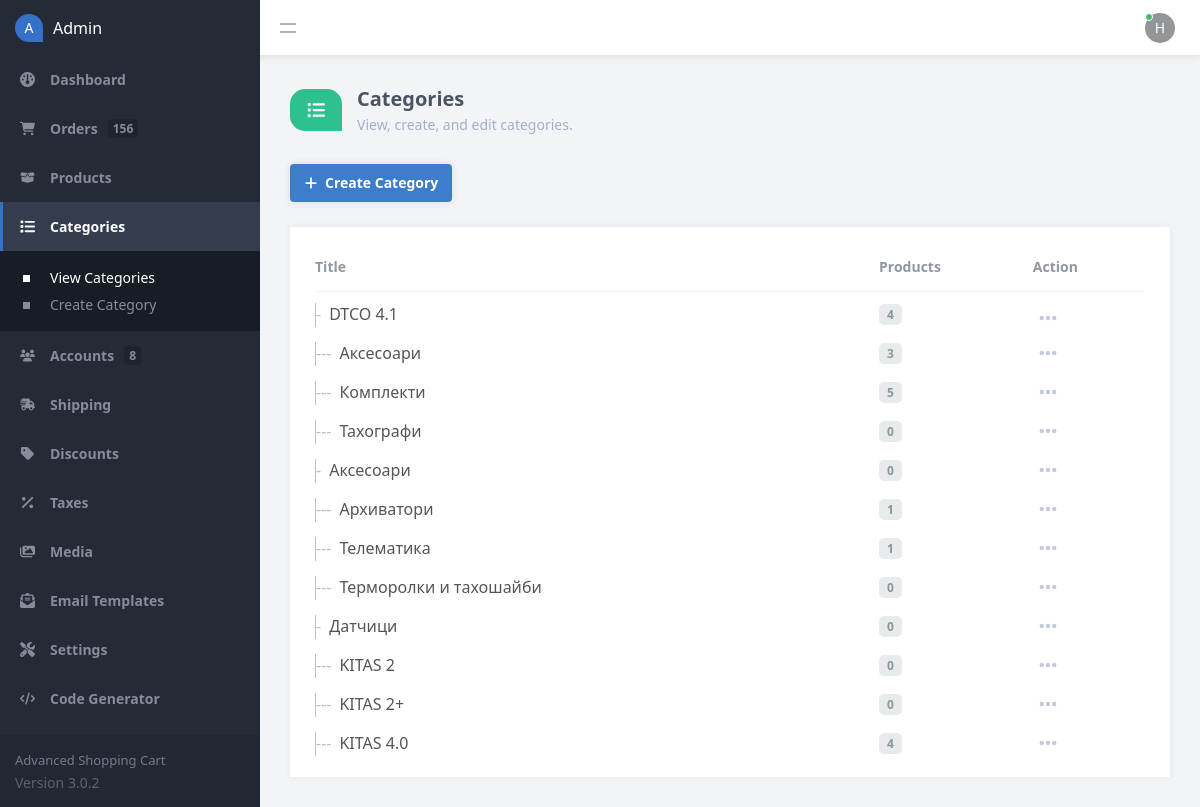
/admin/index.php?page=categories (signed in), run on the app's committed database.
### tables this page shows
CREATE TABLE `categories` (
  `id` int(11) NOT NULL,
  `title` varchar(255) NOT NULL,
  `parent_id` int(11) NOT NULL DEFAULT 0
);

### admin/index.php (called while the page is built, shortened)
<?php
include '../functions.php';
$pdo = pdo_connect_mysql();
$page = isset($_GET['page']) && file_exists($_GET['page'] . '.php') ? $_GET['page'] : 'dashboard';
$accounts_total = $pdo->query('SELECT COUNT(*) AS total FROM accounts')->fetchColumn();
$orders_total = $pdo->query('SELECT COUNT(*) AS total FROM transactions')->fetchColumn();
include $page . '.php';
?>

### admin/categories.php (the view, shortened to what this page needs)
<?php
$stmt = $pdo->prepare('SELECT c.*, COUNT(pc.id) AS num_products FROM categories c LEFT JOIN products_categories pc ON pc.category_id = c.id GROUP BY c.id, c.title, c.parent_id ORDER BY c.title ASC');
$stmt->execute();
$categories = $stmt->fetchAll(PDO::FETCH_ASSOC);
function admin_populate_categories($categories, $parent_id = 0, $n = 0) {
    $html = '';
    foreach ($categories as $category) {
        if ($parent_id == $category['parent_id']) {
            $html .= '
            <tr>
                <td><span style="padding-right:8px;color:#bbbec0;border-left:1px solid #bbbec0;padding-bottom:2px;">-' . str_repeat('--', $n) . '</span>' . $category['title'] . '</td>
                <td><span class="grey small">' . $category['num_products'] . '</span></td>
                <td class="actions">
                    <div class="table-dropdown">
                            <a href="index.php?page=category&id=' . $category['id'] . '">
                            </a>
                            <a class="red" href="index.php?page=categories&delete=' . $category['id'] . '" onclick="return confirm(\'Are you sure you want to delete this category?\')">
                            </a>
                    </div>
                </td>
            </tr>
            ';
            $html .= admin_populate_categories($categories, $category['id'], $n+1);
        }
    }
    return $html;
}
?>
<?=template_admin_header('Categories', 'categories')?>
<div class="content-title">
    <div class="title">
        <div class="icon">
        </div>
        <div class="txt">
            <h2>Categories</h2>
            <p>View, create, and edit categories.</p>
        </div>
    </div>
</div>
<div class="content-header responsive-flex-column pad-top-5">
    <a href="index.php?page=category" class="btn">
        Create Category
    </a>
</div>
<div class="content-block">
    <div class="table">
        <table>
            <thead>
                <tr>
                    <td>Title</td>
                    <td>Products</td>
                    <td>Action</td>
                </tr>
            </thead>
            <tbody>
                <?php if (empty($categories)): ?>
                <tr>
                    <td colspan="20" class="no-results">There are no categories.</td>
                </tr>
                <?php else: ?>
                <?=admin_populate_categories($categories)?>
                <?php endif; ?>
            </tbody>
        </table>
    </div>
</div>
<?=template_admin_footer()?>

### data on the page
categories: title "DTCO 4.1", num_products "4"
categories: n "--", title "Аксесоари", num_products "3"
categories: n "--", title "Комплекти", num_products "5"
categories: n "--", title "Тахографи", num_products "0"
categories: title "Аксесоари", num_products "0"
categories: n "--", title "Архиватори", num_products "1"
categories: n "--", title "Телематика", num_products "1"
categories: n "--", title "Терморолки и тахошайби", num_products "0"
categories: title "Датчици", num_products "0"
categories: n "--", title "KITAS 2", num_products "0"
categories: n "--", title "KITAS 2+", num_products "0"
categories: n "--", title "KITAS 4.0", num_products "4"

### other printed values
$orders_total "156"
$accounts_total "8"
substr($_SESSION['account_name'], 0, 1) "H"
